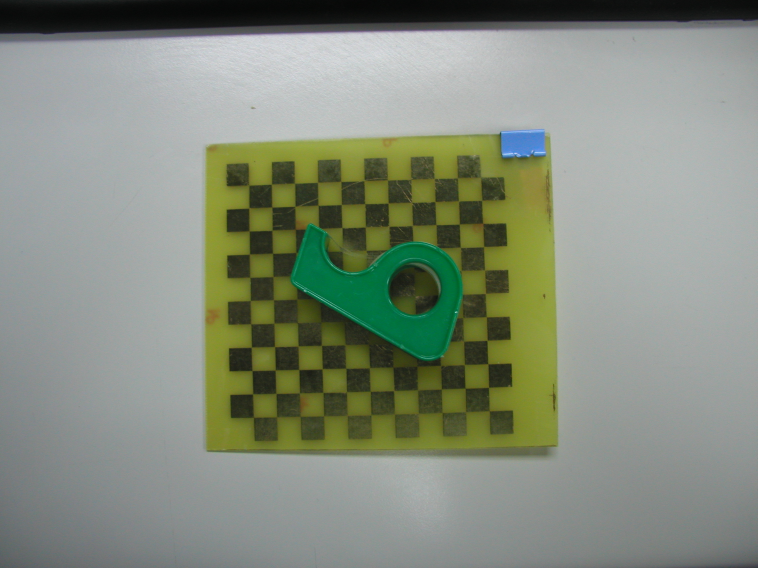
//> input picture hw2/a.JPG, 2272 x 1704 px (shown at 1/3 size)
$ ./main_homography   (built with g++ and OpenCV 4)
//> lines starting //> are read from the running program, lines starting //| are printed output that depends on the picture
#include	<iostream>
#include	<cv.h>
#include	<highgui.h>
#include	<vector>
#include	<math.h>
#include	<iomanip>

#define		NUM_POINTS	4
#define		DIMENSION	2
#define		IMG_WINDOW_WIDTH	600
#define		IMG_WINDOW_HEIGHT	450
#define		WINDOW_X			400
#define		WINDOW_Y			150
#define		WINDOW_X2			200
#define		WINDOW_Y2			50
#define		WINDOW_X_SHIFT		15
#define		WINDOW_Y_SHIFT		30
#define		WINDOW_SCALE		0.6

void	onMouse(int event,int x,int y,int flags,void* param);

bool		flag = 0;
double		a_arr[NUM_POINTS*DIMENSION]={};//match point array
double		b_arr[NUM_POINTS*DIMENSION]={};

int		main()
{
	//matrix
	CvMat src_point;
	CvMat dst_point;

	//==========================get pixel from a.jpg==============================//
	//load image
	IplImage *Imagea = cvLoadImage("a.jpg", CV_LOAD_IMAGE_COLOR);
//> Imagea is the input picture: 1704 rows x 2272 cols, CV_8UC3; mean B, G, R 125.3, 140.8, 132.8
	//creat window
	cvNamedWindow("a.jpg", 0);
	//move window
	cvMoveWindow("a.jpg",WINDOW_X,WINDOW_Y);
	//resize window
	cvResizeWindow("a.jpg",IMG_WINDOW_WIDTH,IMG_WINDOW_HEIGHT);
	//set mouse call back function
	cvSetMouseCallback("a.jpg",onMouse,NULL);
	//show image a
	cvShowImage("a.jpg",Imagea);
	//wait key "Esc" or get enough information
	std::cout<<"a圖套合到b圖"<<std::endl;
	std::cout<<"請在圖中以滑鼠點選四個匹配點"<<std::endl;
	flag = 0;
	while(true){
		if(cvWaitKey(10)==27 || flag)
//> the Esc key is pressed
            break;
    }
	//set matrix
	src_point =	cvMat( NUM_POINTS, DIMENSION, CV_64FC1, a_arr);
	//release
	cvDestroyWindow("a.jpg");

	//==========================get pixel from b.jpg==============================//
	//load image
	IplImage *Imageb = cvLoadImage("b.jpg", CV_LOAD_IMAGE_COLOR);
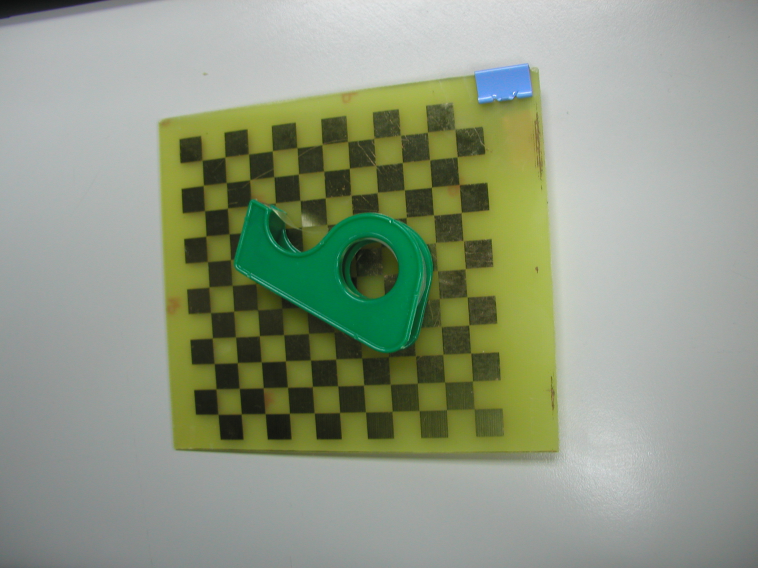
//> input picture hw2/b.JPG, 2272 x 1704 px (shown at 1/3 size)
//> Imageb is the input picture: 1704 rows x 2272 cols, CV_8UC3; mean B, G, R 131.5, 152.7, 143.3
	//creat window
	cvNamedWindow("b.jpg", 0);
	//move window
	cvMoveWindow("b.jpg",WINDOW_X,WINDOW_Y);
	//resize window
	cvResizeWindow("b.jpg",IMG_WINDOW_WIDTH,IMG_WINDOW_HEIGHT);
	//set mouse call back function
	cvSetMouseCallback("b.jpg",onMouse,NULL);
	//show image b
	cvShowImage("b.jpg",Imageb);
	//wait key "Esc" or get enough information
	std::cout<<"請依上圖點選順序在此圖中選出四個匹配點"<<std::endl;
	flag = 0;
	while(true){
		if(cvWaitKey(10)==27 || flag)//exit
//> the Esc key is pressed
            break;
    }
	//set matrix
	dst_point =	cvMat( NUM_POINTS, DIMENSION, CV_64FC1, b_arr);
	//release
	cvDestroyWindow("b.jpg");


	//==========================find Homography matrix==============================//
	double	h_arr[3*3]={};
	CvMat	H= cvMat( 3, 3, CV_64FC1, h_arr);

	cvFindHomography(&src_point,&dst_point,&H);

	//output homograghy matrix
    std::cout<<"The homograghy matrix is:"<<std::endl;
    for ( int i = 0; i < 3; i++ ) {
        for ( int j = 0; j < 3; j++ )
			std::cout <<std::setw(12)<<cvmGet(&H, i, j);
        std::cout<<std::endl;
    }
	//==========================output image==============================//
	//Sourse image
	//creat window
	cvNamedWindow("Sourse image", 0);
	//move window
	cvMoveWindow("Sourse image",WINDOW_X2,WINDOW_Y2);
	//resize window
	cvResizeWindow("Sourse image",IMG_WINDOW_WIDTH*WINDOW_SCALE,IMG_WINDOW_HEIGHT*WINDOW_SCALE);
	//show image a
	cvShowImage("Sourse image",Imagea);

	//Destination image
	//creat window
	cvNamedWindow("Destination image", 0);
	//move window
	cvMoveWindow("Destination image",WINDOW_X2+IMG_WINDOW_WIDTH*WINDOW_SCALE+WINDOW_X_SHIFT,WINDOW_Y2);
	//resize window
	cvResizeWindow("Destination image",IMG_WINDOW_WIDTH*WINDOW_SCALE,IMG_WINDOW_HEIGHT*WINDOW_SCALE);
	//show image a
	cvShowImage("Destination image",Imageb);

	//Perspective image
	IplImage *Imagep = cvCreateImage(cvSize(Imagea->width,Imagea->height), IPL_DEPTH_8U, 3);
	//Perspective operation
	cvWarpPerspective(Imagea,Imagep,&H,CV_INTER_LINEAR+(CV_WARP_FILL_OUTLIERS),cvScalarAll(0));
	//creat window
	cvNamedWindow("Perspective image", 0);
	//move window
	cvMoveWindow("Perspective image",WINDOW_X2,WINDOW_Y2+IMG_WINDOW_HEIGHT*WINDOW_SCALE+WINDOW_Y_SHIFT);
	//resize window
	cvResizeWindow("Perspective image",IMG_WINDOW_WIDTH*WINDOW_SCALE,IMG_WINDOW_HEIGHT*WINDOW_SCALE);
	//show image a
	cvShowImage("Perspective image",Imagep);

	//Add destination and perspective image together
	//create image
	IplImage *Image_add = cvCreateImage(cvSize(Imagea->width,Imagea->height), IPL_DEPTH_8U, 3);
	//add image
	cvAddWeighted(Imageb,0.5,Imagep,0.5,0,Image_add);
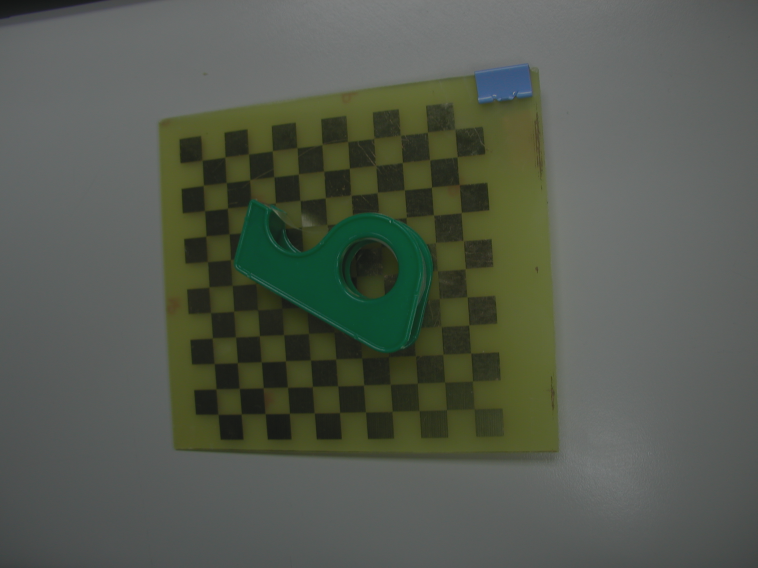
//> Image_add: 1704 rows x 2272 cols, CV_8UC3 (shown at 1/3 size); mean B, G, R 78.8, 89.9, 84.1
	//creat window
	cvNamedWindow("ADD image", 0);
	//move window
	cvMoveWindow("ADD image",WINDOW_X2+IMG_WINDOW_WIDTH*WINDOW_SCALE+WINDOW_X_SHIFT,WINDOW_Y2+IMG_WINDOW_HEIGHT*WINDOW_SCALE+WINDOW_Y_SHIFT);
	//resize window
	cvResizeWindow("ADD image",IMG_WINDOW_WIDTH*WINDOW_SCALE,IMG_WINDOW_HEIGHT*WINDOW_SCALE);
	//show add image
	cvShowImage("ADD image",Image_add);


	//wait for key
	while(cvWaitKey(10)!=27);
//> the Esc key is pressed
	cvDestroyAllWindows();
	system("cls");

	//==========================get pixel from b.jpg==============================//
	//creat window
	cvNamedWindow("b.jpg", 0);
	//move window
	cvMoveWindow("b.jpg",WINDOW_X,WINDOW_Y);
	//resize window
	cvResizeWindow("b.jpg",IMG_WINDOW_WIDTH,IMG_WINDOW_HEIGHT);
	//set mouse call back function
	cvSetMouseCallback("b.jpg",onMouse,NULL);
	//show image b
	cvShowImage("b.jpg",Imageb);
	//wait key "Esc" or get enough information
	std::cout<<"b圖套合到a圖"<<std::endl;
	std::cout<<"請在圖中以滑鼠點選四個匹配點"<<std::endl;

	flag = 0;
	while(true){
		if(cvWaitKey(10)==27 || flag)//exit
//> the Esc key is pressed
            break;
    }
	//set matrix
	src_point=	cvMat( NUM_POINTS, DIMENSION, CV_64FC1, a_arr);
	//release
	cvDestroyWindow("b.jpg");

	//==========================get pixel from a.jpg==============================//
	//creat window
	cvNamedWindow("a.jpg", 0);
	//move window
	cvMoveWindow("a.jpg",WINDOW_X,WINDOW_Y);
	//resize window
	cvResizeWindow("a.jpg",IMG_WINDOW_WIDTH,IMG_WINDOW_HEIGHT);
	//set mouse call back function
	cvSetMouseCallback("a.jpg",onMouse,NULL);
	//show image a
	cvShowImage("a.jpg",Imagea);
	//wait key "Esc" or get enough information
	std::cout<<"請依上圖點選順序在此圖中選出四個匹配點"<<std::endl;
	flag = 0;
	while(true){
		if(cvWaitKey(10)==27 || flag)
//> the Esc key is pressed
            break;
    }
	//set matrix
	dst_point =	cvMat( NUM_POINTS, DIMENSION, CV_64FC1, b_arr);
	//release
	cvDestroyWindow("a.jpg");


	//==========================find Homography matrix==============================//
	//double	h_arr[3*3]={};
	//CvMat	H= cvMat( 3, 3, CV_64FC1, h_arr);

	cvFindHomography(&src_point,&dst_point,&H);

	//output homograghy matrix
    std::cout<<"The homograghy matrix is:"<<std::endl;
    for ( int i = 0; i < 3; i++ ) {
        for ( int j = 0; j < 3; j++ )
			std::cout <<std::setw(12)<<cvmGet(&H, i, j);
        std::cout<<std::endl;
    }
	//==========================output image==============================//
	//Sourse image
	//creat window
	cvNamedWindow("Sourse image", 0);
	//move window
	cvMoveWindow("Sourse image",WINDOW_X2,WINDOW_Y2);
	//resize window
	cvResizeWindow("Sourse image",IMG_WINDOW_WIDTH*WINDOW_SCALE,IMG_WINDOW_HEIGHT*WINDOW_SCALE);
	//show image a
	cvShowImage("Sourse image",Imageb);

	//Destination image
	//creat window
	cvNamedWindow("Destination image", 0);
	//move window
	cvMoveWindow("Destination image",WINDOW_X2+IMG_WINDOW_WIDTH*WINDOW_SCALE+WINDOW_X_SHIFT,WINDOW_Y2);
	//resize window
	cvResizeWindow("Destination image",IMG_WINDOW_WIDTH*WINDOW_SCALE,IMG_WINDOW_HEIGHT*WINDOW_SCALE);
	//show image a
	cvShowImage("Destination image",Imagea);

	//Perspective image
	//IplImage *Imagep = cvCreateImage(cvSize(Imagea->width,Imagea->height), IPL_DEPTH_8U, 3);
	//Perspective operation
	cvWarpPerspective(Imageb,Imagep,&H,CV_INTER_LINEAR+(CV_WARP_FILL_OUTLIERS),cvScalarAll(0));
	//creat window
	cvNamedWindow("Perspective image", 0);
	//move window
	cvMoveWindow("Perspective image",WINDOW_X2,WINDOW_Y2+IMG_WINDOW_HEIGHT*WINDOW_SCALE+WINDOW_Y_SHIFT);
	//resize window
	cvResizeWindow("Perspective image",IMG_WINDOW_WIDTH*WINDOW_SCALE,IMG_WINDOW_HEIGHT*WINDOW_SCALE);
	//show image a
	cvShowImage("Perspective image",Imagep);

	//Add destination and perspective image together
	//create image
	//IplImage *Image_add = cvCreateImage(cvSize(Imagea->width,Imagea->height), IPL_DEPTH_8U, 3);
	//add image
	cvAddWeighted(Imagea,0.5,Imagep,0.5,0,Image_add);
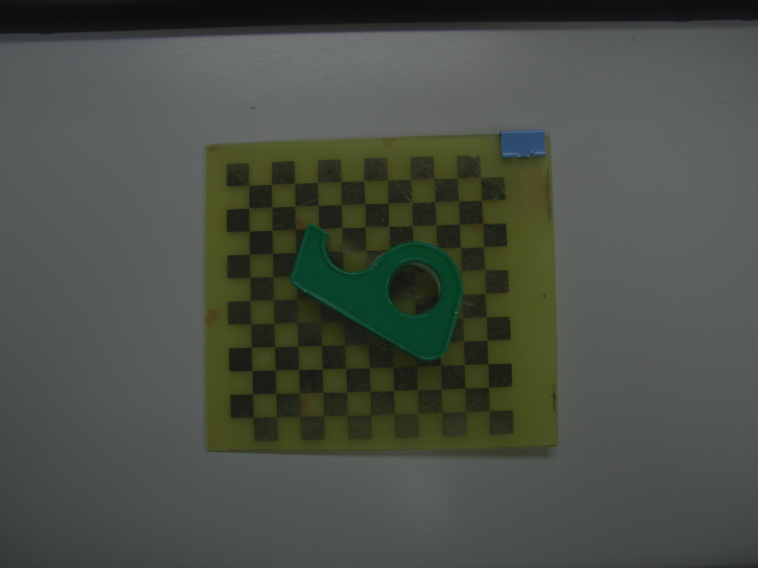
//> Image_add: 1704 rows x 2272 cols, CV_8UC3 (shown at 1/3 size); mean B, G, R 70.6, 78.9, 73.9
	//creat window
	cvNamedWindow("ADD image", 0);
	//move window
	cvMoveWindow("ADD image",WINDOW_X2+IMG_WINDOW_WIDTH*WINDOW_SCALE+WINDOW_X_SHIFT,WINDOW_Y2+IMG_WINDOW_HEIGHT*WINDOW_SCALE+WINDOW_Y_SHIFT);
	//resize window
	cvResizeWindow("ADD image",IMG_WINDOW_WIDTH*WINDOW_SCALE,IMG_WINDOW_HEIGHT*WINDOW_SCALE);
	//show add image
	cvShowImage("ADD image",Image_add);


	//wait for key
	while(cvWaitKey(10)!=27);
//> the Esc key is pressed
	//release
	cvReleaseImage(&Imagea);
	cvReleaseImage(&Imageb);
	cvReleaseImage(&Imagep);
	cvReleaseImage(&Image_add);

	cvDestroyAllWindows();
	//system("pause");
}
void	onMouse(int Event,int x,int y,int flags,void* param)
{
	static	int point_count = 0;
	static	int click_count = 0;
	static	int x_index = 0;

	if(Event==1){//mouse lefrt click
		point_count++;
		click_count++;

		printf("%d( %d, %d) \n",point_count,x,y);

		if(click_count<=NUM_POINTS){
			a_arr[x_index] = x;
			a_arr[x_index+1] = y;
			x_index+=2;
		}else{
			b_arr[x_index] = x;
			b_arr[x_index+1] = y;
			x_index+=2;
		}

		if(point_count == NUM_POINTS){//get enough points
			flag = 1;
			point_count = 0;
			x_index = 0;
		}else
			flag = 0;

	}
	// [4 lines of commented-out code are left out]
}
